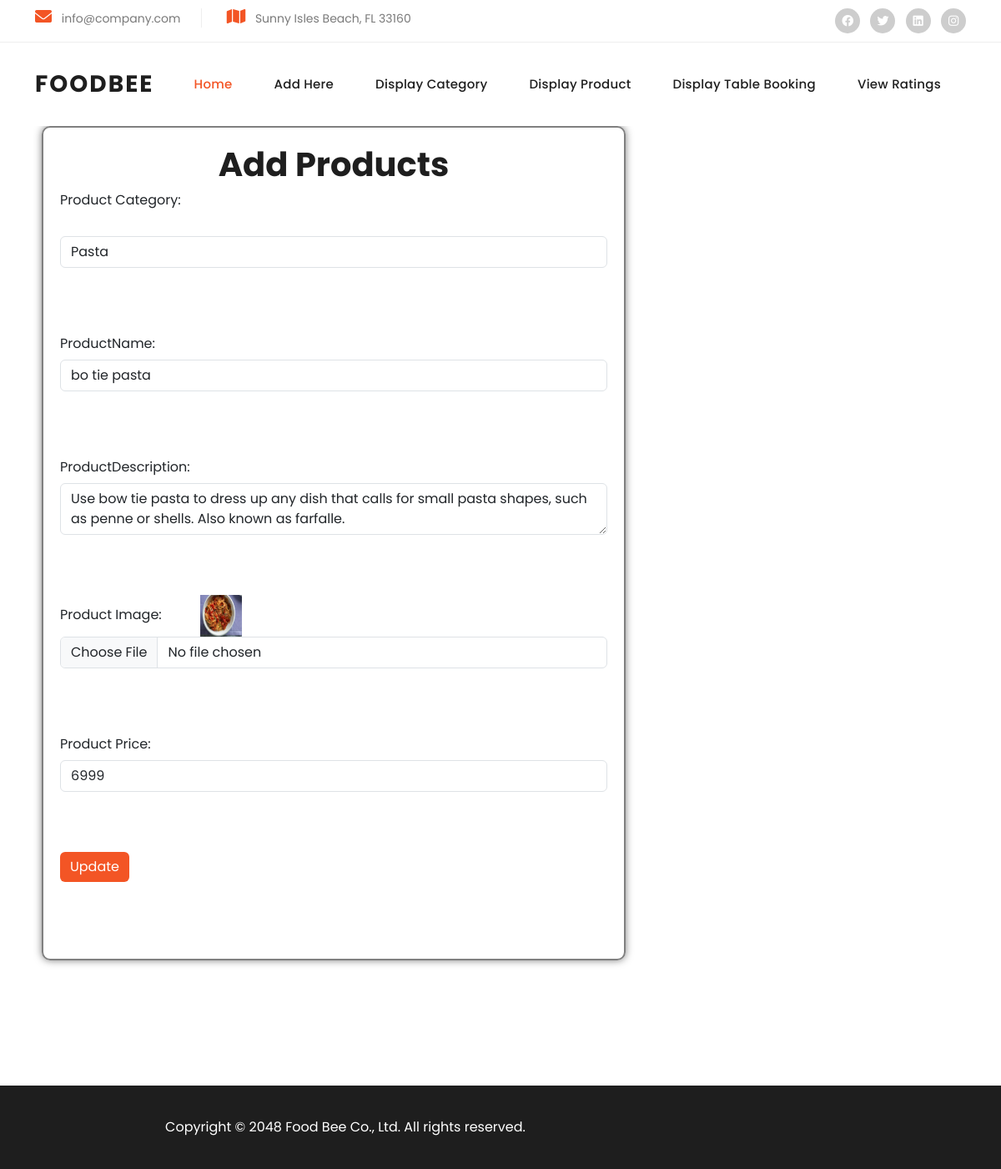
/backend/editpro/20/, run on the app's committed database.
### backend/models.py (models this page shows)
class addproductDb(models.Model):
    productname = models.CharField(max_length=100,blank=True,null=True)
    productcategory = models.CharField(max_length=100,blank=True,null=True)
    productdescription = models.CharField(max_length=100,blank=True,null=True)
    productimg = models.ImageField(upload_to="PRODUCT",blank=True,null=True)
    productprice = models.IntegerField(max_length=100,blank=True,null=True)

### backend/views.py (the view)
# urls.py: path('editpro/<int:dataid>/', views.editpro, name="editpro"),
def editpro(request,dataid):
    data=addproductDb.objects.get(id=dataid)
    cat = categoryDb.objects.all()
    return render(request, "editpage.html",{'data':data,'cat':cat})

### backend/templates/editpage.html (shortened to what this page needs)
<!DOCTYPE html>
{% extends "home.html" %}
{% block content %}
<html>
<head>
</head>
<body>
<div style="width:700px; height:1000px; margin-left:50px;  border: 2px solid grey; padding: 20px; border-radius: 10px; box-shadow: 0px 0px 10px rgba(0, 0, 0, 0.5);   ">
    <h1 style="text-align:center;">Add Products</h1>
    <form action="{% url 'updatepro' dataid=data.id %}" method="post" enctype="multipart/form-data">
        <label  class="col-sm-3 col-form-label">Product Category:</label><br><br>
        <select class="form-control" name="ProductCategory">
            <option>{{data.productcategory}}</option>
        </select>
        <br><br><br>
        <label for="product category"  class="col-sm-3 col-form-label">ProductName:</label>
        <input type="text" class="form-control" name="ProductName" required value="{{data.productname}}">
        <br><br><br>
        <label for="product category"  class="col-sm-3 col-form-label">ProductDescription:</label>
        <textarea class="form-control" name="description" required>{{data.productdescription}}</textarea>
        <br><br><br>
        <label for="product img"  class="col-sm-3 col-form-label">Product Image:</label>
        <img src="{{data.productimg.url}}" style="width:50px; height:50px;">
        <input type="file" id="product img" class="form-control" name="ProductImg" >
        <br><br><br>
        <label for="product price"  class="col-sm-3 col-form-label">Product Price:</label>
        <input type="text" id="product price" class="form-control" name="ProductPrice" required value="{{data.productprice}}">
        <br><br><br>
        <button type="submit" class="btn btn-primary mr-2" style="background-color:#f35525; border-width:0px">Update</button>
    </form>
</div>
</body>
</html>
{% endblock %}

### backend/static/assets/css/templatemo-villa-agency.css (style rules this page uses)
html, body, div, span, applet, object, iframe, h1, h2, h3, h4, h5, h6, p, blockquote, div pre, a, abbr, acronym, address, big, cite, code, del, dfn, em, font, img, ins, kbd, q, s, samp, small, strike, strong, sub, sup, tt, var, b, u, i, center, dl, dt, dd, ol, ul, li, figure, header, nav, section, article, aside, footer, figcaption { margin: 0; padding: 0; border: 0; outline: 0; }
* { box-sizing: border-box; }
html, body { font-family: 'Poppins', sans-serif; -ms-text-size-adjust: 100%; -webkit-font-smoothing: antialiased; -moz-osx-font-smoothing: grayscale; }
h1, h2, h3, h4, h5, h6 { color: #1e1e1e; margin-top: 0px; margin-bottom: 0px; font-weight: 700; }
img { width: 100%; overflow: hidden; }
html, body { font-family: 'Poppins', sans-serif; }
body { overflow-x: hidden; }

### data on the page
addproductDb: ProductCategory "Pasta", ProductName "bo tie pasta", description "Use bow tie pasta to dress up any dish that calls for small pasta shapes, such as penne or shells. Also known as farfalle.", productimg (picture), ProductPrice "6999"
